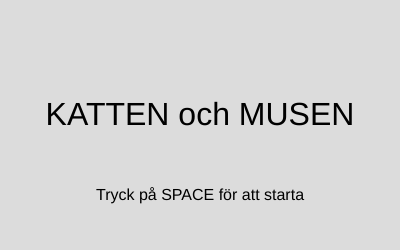
Frame 1 (no input)
Frame 60 (no input): identical to frame 1, image omitted
Frame 120 (the mouse pressed at the canvas centre since frame 60): identical to frame 1, image omitted

The p5.js sketch that drew this single still picture (run headless with seeded random() and noise() and a simulated clock; from frame 60 on, the mouse is pressed at the canvas centre):

// p5.js sketch
// ── sketch.js
let catX=100;
let catY=100;
let catSize=50;
let catSpeed=2;

let mouseSize=30;
let catched=false;

let gameState="START";

function setup() {
  createCanvas(400, 250);
}

function draw() {
  background(220);

  if(gameState=="START"){
    //Rita upp startsida
    textAlign(CENTER);
    textSize(32);
    text("KATTEN och MUSEN", width/2, 125);
    textSize(16);
    text("Tryck på SPACE för att starta", width/2, 200);
  } else if(gameState=="PLAY"){
    //Spela spelet
    //Tangentborddstyrning
    if(keyIsDown("a")){
      catX=catX-catSpeed;
    }
    if(keyIsDown(RIGHT_ARROW)){
      catX=catX+catSpeed;
    }
    if(keyIsDown(UP_ARROW)){
      catY=catY-catSpeed;
    }
    if(keyIsDown(DOWN_ARROW)){
      catY=catY+catSpeed;
    }
  
    //Kontrollera avståndet mellan mus och katt
    let d = dist(catX, catY, mouseX, mouseY);
  
    //Kontrollera om katten har fångat musen
    if(d<catSize/2+mouseSize/2){
      gameState = "GAMEOVER";
      fill('red');
      circle(mouseX,mouseY,100);
    }
    
    //Rita ut grafiken
    fill("black");
    circle(catX, catY, catSize);
    triangle(catX-catSize/3, catY-catSize/3, catX, catY-catSize/3, catX-catSize/4, catY-3*catSize/4); 
    triangle(catX+catSize/3, catY-catSize/3, catX, catY-catSize/3, catX+catSize/4, catY-3*catSize/4);
    fill("red");
    triangle(catX-catSize/6, catY, catX-catSize/12, catY-catSize/8, catX-catSize/3, catY-catSize/6);
    triangle(catX+catSize/6, catY, catX+catSize/12, catY-catSize/8, catX+catSize/3, catY-catSize/6);
    
    // Musstyrning
    fill('brown');
    circle(mouseX, mouseY, mouseSize);
      
  } else if(gameState == "GAMEOVER"){
    /* Rita upp GameOver-sida med möjlighet 
    att börja om. */
    text("Game Over!!!", width/2, 125);
  }
}

function keyPressed(){
  //Starta spelet när man trycker blanksteg.
  if(keyCode==32){
    gameState="PLAY";
  }
}
